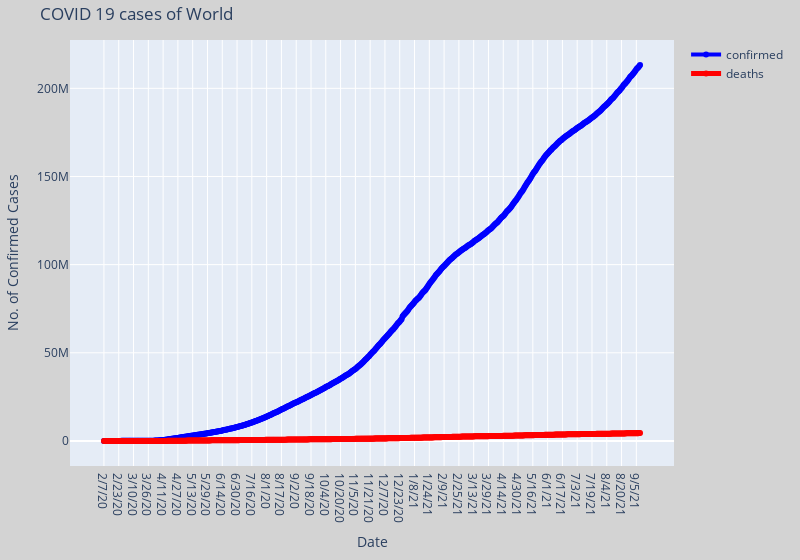

Source (notebook cell):
### Code cell
interact(plot_cases_of_a_country, country='World')

### Figure 1 — Plotly figure (JSON) as saved in the notebook; plotly's stock layout.template omitted (floating-point values rounded to 4 significant figures; data arrays with more than 128 entries replaced by an {"elided": "..."} marker saying what was removed)
{"data": [{"connectgaps": true, "line": {"color": "blue", "width": 4}, "mode": "lines+markers", "name": "confirmed", "text": "Total confirmed: 223180491", "type": "scatter", "x": {"elided": "581 str values"}, "y": {"elided": "597 int values"}}, {"connectgaps": true, "line": {"color": "red", "width": 5}, "mode": "lines+markers", "name": "deaths", "text": "Total deaths: 4605721", "type": "scatter", "x": {"elided": "581 str values"}, "y": {"elided": "597 int values"}}], "layout": {"margin": {"b": 20, "l": 20, "r": 20, "t": 40}, "paper_bgcolor": "lightgrey", "title": {"text": "COVID 19 cases of World"}, "width": 800, "xaxis": {"title": {"text": "Date"}}, "yaxis": {"title": {"text": "No. of Confirmed Cases"}, "type": "linear"}}}
